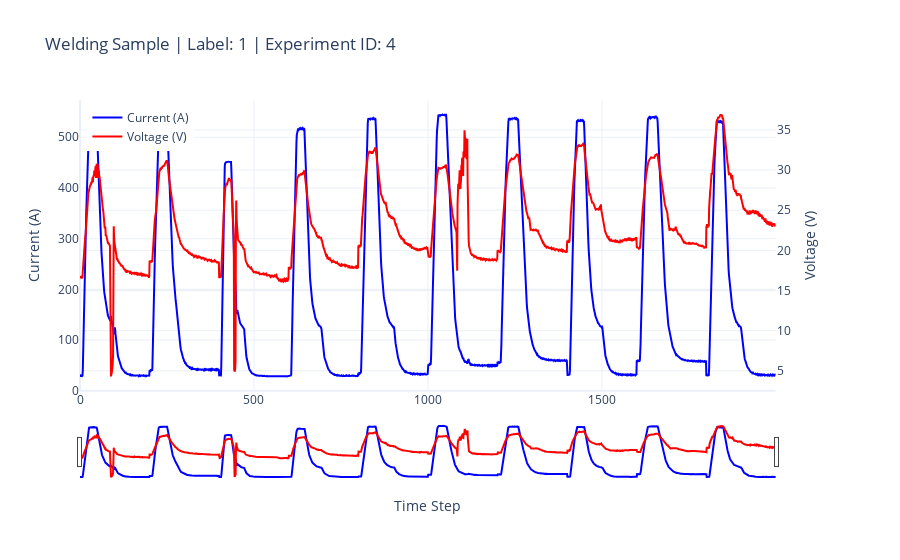

Write notebook code for a chart like this one.
### Markdown cell above
## Exercise 2.4: Interactive Time-Series Visualization with Plotly

In this exercise, we'll create enhanced interactive visualizations of welding samples using Plotly. These interactive plots will provide more advanced exploration capabilities for analyzing the time-series patterns.

1. Create interactive plots with dual y-axes for voltage and current
2. Implement time-based range sliders for detailed exploration
3. Add unified tooltips for precise data reading
4. Display quality metrics in the plot title
5. Save interactive visualizations as HTML for sharing

### Code cell
def create_plotly_plot(data: np.ndarray, labels: np.ndarray, exp_ids: np.ndarray = None) -> go.Figure:
    """
    Create an interactive Plotly visualization of a random welding sample.

    Args:
        data (np.ndarray): Array containing voltage and current data
        labels (np.ndarray): Array containing class labels
        exp_ids (np.ndarray, optional): Array containing experiment IDs. Defaults to None.

    Returns:
        plotly.graph_objects.Figure: Interactive Plotly figure object
    """
    # Select a random sequence
    idx = np.random.randint(len(data))
    sequence = data[idx]
    label = labels[idx][0]
    exp_id = exp_ids[idx][0] if exp_ids is not None else "N/A"

    current = sequence[:, 0]
    voltage = sequence[:, 1]
    time = np.arange(len(current))

    fig = make_subplots(specs=[[{"secondary_y": True}]])
    
    # Add current (primary y-axis)
    fig.add_trace(
        go.Scatter(x=time, y=current, name="Current (A)", mode="lines", line=dict(color="blue")),
        secondary_y=False
    )

    # Add voltage (secondary y-axis)
    fig.add_trace(
        go.Scatter(x=time, y=voltage, name="Voltage (V)", mode="lines", line=dict(color="red")),
        secondary_y=True
    )

    # Update layout
    fig.update_layout(
        title_text=f"Welding Sample | Label: {label} | Experiment ID: {exp_id}",
        xaxis_title="Time Step",
        yaxis_title="Current (A)",
        yaxis2_title="Voltage (V)",
        legend=dict(x=0.01, y=0.99),
        hovermode="x unified",
        xaxis=dict(
            rangeslider=dict(visible=True),
            type="linear"
        ),
        template="plotly_white"
    )

    return fig


fig = create_plotly_plot(data, labels, exp_ids)
save_plotly_figure_as_html(fig, plot_path / "welding_samples")
fig.show()

### Figure 1 — Plotly figure (JSON) as saved in the notebook; plotly's stock layout.template omitted (floating-point values rounded to 4 significant figures; data arrays with more than 128 entries replaced by an {"elided": "..."} marker saying what was removed)
{"data": [{"line": {"color": "blue"}, "mode": "lines", "name": "Current (A)", "type": "scatter", "x": {"elided": "2000 int values"}, "xaxis": "x", "y": {"elided": "2000 float values"}, "yaxis": "y"}, {"line": {"color": "red"}, "mode": "lines", "name": "Voltage (V)", "type": "scatter", "x": {"elided": "2000 int values"}, "xaxis": "x", "y": {"elided": "2000 float values"}, "yaxis": "y2"}], "layout": {"hovermode": "x unified", "legend": {"x": 0.01, "y": 0.99}, "title": {"text": "Welding Sample | Label: 1 | Experiment ID: 4"}, "xaxis": {"anchor": "y", "domain": [0, 0.94], "rangeslider": {"visible": true}, "title": {"text": "Time Step"}, "type": "linear"}, "yaxis": {"anchor": "x", "domain": [0, 1], "title": {"text": "Current (A)"}}, "yaxis2": {"anchor": "x", "overlaying": "y", "side": "right", "title": {"text": "Voltage (V)"}}}}
